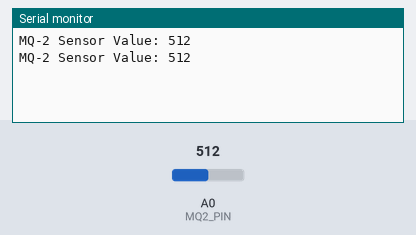
Bench run of a sketch on a simulated Arduino Uno, built with avr-gcc and run on an emulated ATmega328P. Shown: the last lines printed to the serial monitor. The test bench sets the inputs (shaded band); at power-on: A0 (MQ2_PIN) = 512.

Above: at 1.8 s.
1.9 s: A0 (MQ2_PIN) set to 716
At 2.8 s:
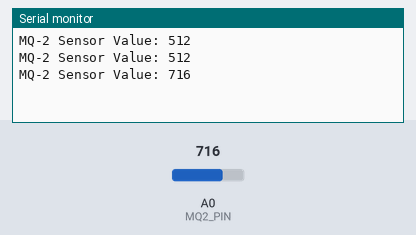
3.4 s: A0 (MQ2_PIN) set to 900
At 4.8 s:
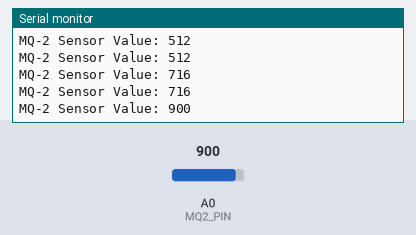
Timing chart, 0 to 6.4 s (numbered marks = the images above; inputs shaded):
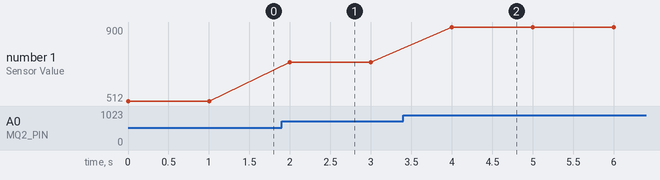

The sketch:

gas_sensor.ino
```cpp
#define MQ2_PIN A0  // Analog pin

void setup() {
    Serial.begin(115200);
    pinMode(MQ2_PIN, INPUT);
}

void loop() {
    int sensorValue = analogRead(MQ2_PIN);
    Serial.print("MQ-2 Sensor Value: ");
    Serial.println(sensorValue);
    delay(1000);  // Wait for 1 second
}
```

Measured:
- after the input at 1.9 s, the serial monitor: prints a new line after 0.10 s (image 1)
- after the input at 3.4 s, the serial monitor: prints a new line after 0.60 s (image 2)
- plotted number 1: 512 → 716 after the input at 1.9 s, 716 → 900 after the input at 3.4 s
